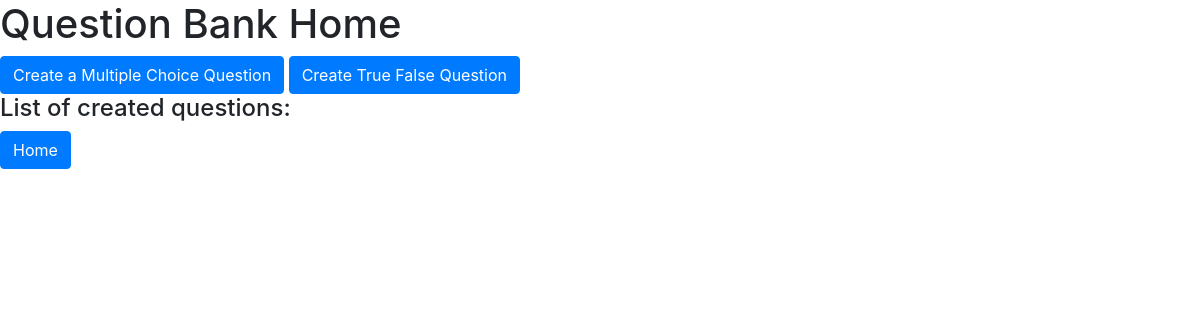
/maker/, run on an earlier commit of the app's database.
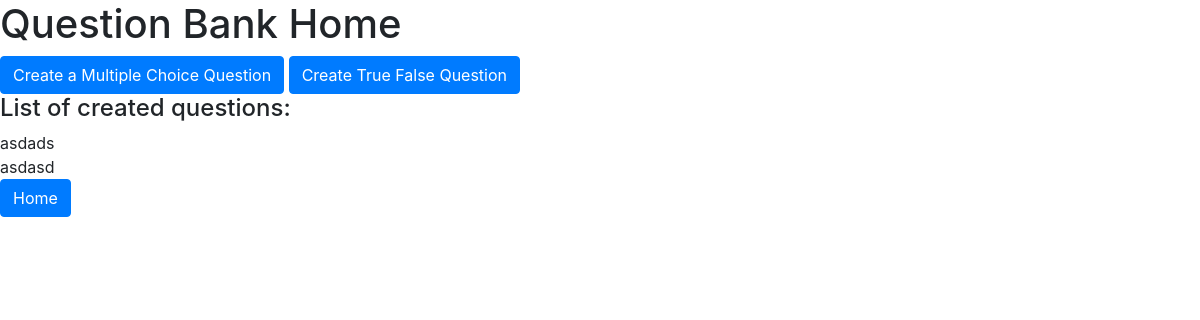
And on a later commit of the database.
### maker/models.py (models this page shows)
class QuestionModel(models.Model):
    id = models.IntegerField(primary_key=True, auto_created=True)
    question = models.CharField(max_length=256)
    answer = models.IntegerField()
    choice_1 = models.CharField(max_length=256)
    choice_2 = models.CharField(max_length=256)
    choice_3 = models.CharField(max_length=256, null=True, default=None)
    choice_4 = models.CharField(max_length=256, null=True, default=None)
    choice_5 = models.CharField(max_length=256, null=True, default=None)
    choice_6 = models.CharField(max_length=256, null=True, default=None)
    image = models.ImageField(default=None)
    category = models.ForeignKey(QuestionCategory, default=1, on_delete=models.CASCADE)

### maker/views.py (the view)
# urls.py: path('', views.make_home_view, name='home'),
def make_home_view(request):
    q = QuestionModel.objects.all()
    return render(request, 'make_home.html', {'q': q})

### maker/templates/make_home.html (shortened to what this page needs)
{% extends 'base.html' %}
{% block content %}
<h1> Question Bank Home </h1>
    <div>
        <a href="{% url 'maker:multiple_choice' %}" class="btn btn-primary" role="button">Create a Multiple Choice Question</a>
        <a href="{% url 'maker:true_false' %}" class="btn btn-primary" role="button">Create True False Question</a>
    </div>
<h4> List of created questions: </h4>
    {% if q %}
        {% for question in q %}
            {{ question.question  }}<br>
        {% endfor %}
    {% endif %}
    <a href="{% url 'home' %}" class="btn btn-primary" role="button">Home</a>
{% endblock %}

What changed in the data, as far as the page shows it:
added QuestionModel: question "asdads"
added QuestionModel: question "asdasd"
